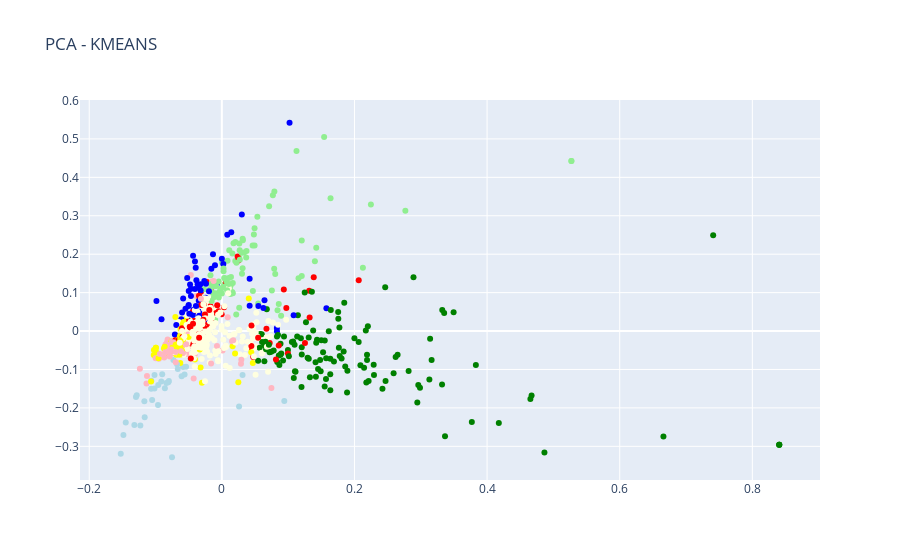

The code cell stored with this chart in its notebook:
### Code cell
trace = go.Scatter(x=result['X'].values,
                   y=result['Y'].values,
                   text=result['texto'].values,
                   mode='markers',
                   marker=dict(color=result['colores'].values)) 

layout = go.Layout(title="PCA - KMEANS")

fig = go.Figure(data=trace, layout=layout)
iplot(fig)

### Figure 1 — Plotly figure (JSON) as saved in the notebook; plotly's stock layout.template omitted (floating-point values rounded to 4 significant figures; data arrays with more than 128 entries replaced by an {"elided": "..."} marker saying what was removed)
{"data": [{"marker": {"color": {"elided": "1000 str values"}}, "mode": "markers", "text": {"elided": "1000 str values"}, "type": "scatter", "x": {"elided": "1000 float values"}, "y": {"elided": "1000 float values"}}], "layout": {"title": {"text": "PCA - KMEANS"}}}
